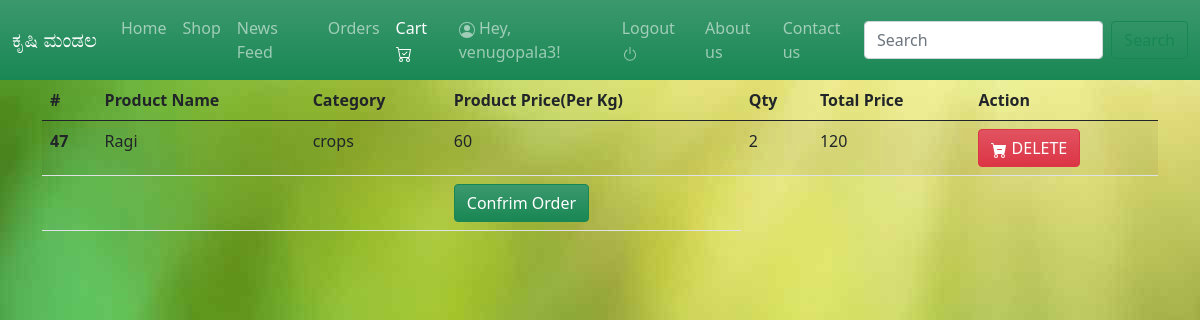
Page /cart (signed in) on the committed database.
### tables this page shows
CREATE TABLE "farmer" (
	"Name"	TEXT,
	"Age"	INTEGER,
	"Gender"	NUMERIC,
	"PhoneNumber"	TEXT,
	"AadharNumber"	TEXT,
	"Address"	TEXT,
	"District"	TEXT,
	"State"	TEXT,
	"Pincode"	INTEGER,
	"FarmCategory"	TEXT,
	"id"	INTEGER,
	"nameb"	TEXT,
	"accno"	INTEGER,
	"bankName"	TEXT,
	"ifsccode"	TEXT,
	"username"	TEXT,
	"password"	TEXT,
	"role"	TEXT,
	"type"	TEXT,
	PRIMARY KEY("id" AUTOINCREMENT)
);

CREATE TABLE "carts" (
	"id"	INTEGER,
	"pid"	INTEGER,
	"qty"	INTEGER,
	"uid"	INTEGER,
	"fid"	INTEGER,
	PRIMARY KEY("id" AUTOINCREMENT)
);

CREATE TABLE "products" (
	"Id"	INTEGER,
	"pname"	TEXT,
	"price"	INTEGER,
	"image"	BLOB,
	"details"	TEXT,
	"category"	TEXT,
	PRIMARY KEY("Id" AUTOINCREMENT)
);

### app.py (the view)
@app.get("/cart", response_class=HTMLResponse)
def cart(request: Request):
    if not request.session.get('isLogin'):
        return RedirectResponse('/login', status_code=status.HTTP_302_FOUND)
    uid = request.session.get('uid')
    con = sqlite3.connect("Myapp.db")
    con.row_factory = sqlite3.Row
    cur = con.cursor()
    cur.execute("SELECT *,c.id as cid from farmer u,carts c, products p where  u.id=c.uid and c.pid=p.id and c.uid =? ", [uid])
    items = cur.fetchall()
    con.close
    return templates.TemplateResponse("/cart.html", {"request": request, "items": items})

### templates/cart.html (shortened to what this page needs)
<!doctype html>
<html lang="en">
  <head>
    <link href="https://cdn.jsdelivr.net/npm/bootstrap@5.0.2/dist/css/bootstrap.min.css" rel="stylesheet">
  </head>
  <body class="bg">
    <nav class="navbar navbar-expand-lg navbar-dark bg-success bg-gradient">
        <div class="container-fluid">
          <a class="navbar-brand" href="#">ಕೃಷಿ ಮಂಡಲ</a>
          <div class="collapse navbar-collapse" id="navbarSupportedContent">
            <ul class="navbar-nav me-auto mb-2 mb-lg-0">
              <li class="nav-item">
                <a class="nav-link " href="/">Home</a>
              </li>
              <li class="nav-item">
                <a class="nav-link "href="/Products">Shop
                </a>
              </li>
              {% if request.session.get('isLogin') %}
              <li class="nav-item ">
                <a class="nav-link" href="/newsfeed">News Feed</a>
               </li>
               <li class="nav-item">
                <a class="nav-link" href="/orders">Orders</a>
            </li>
            <li class="nav-item">
              <a class="nav-link active" aria-current="page" href="/cart">Cart </a>
          </li>
              <li class="nav-item">
                <a class="nav-link" href="#">  Hey, {{request.session.get('username')}}!</a>
            </li>
            <li class="nav-item">
                <a class="nav-link" href="/logout">Logout <svg xmlns="http://www.w3.org/2000/svg" width="16" height="16" fill="currentColor" class="bi bi-power" viewBox="0 0 16 16">
                  <path d="M7.5 1v7h1V1h-1z"/>
                  <path d="M3 8.812a4.999 4.999 0 0 1 2.578-4.375l-.485-.874A6 6 0 1 0 11 3.616l-.501.865A5 5 0 1 1 3 8.812z"/>
                </svg></a>
            </li>
              {% endif %}
              <li class="nav-item">
                <a class="nav-link" href="#">About us</a>
              </li>
              <li class="nav-item">
                <a class="nav-link" href="/contactus">Contact us</a>
              </li>
            </ul>
            <form class="d-flex">
              <input class="form-control me-2" type="search" placeholder="Search" aria-label="Search">
              <button class="btn btn-outline-success" type="submit">Search</button>
            </form>
          </div>
        </div>
      </nav>
<div class="container">
    {% if items|length > 0 %}
    <table class="table table-striped">
        <thead>
        <tr>
            <th scope="col">#</th>
            <th scope="col">Product Name</th>
            <th scope="col">Category</th>
            <th scope="col">Product Price(Per Kg)</th>
            <th scope="col">Qty</th>
            <th scope="col">Total Price</th>
            <th scope="col">Action</th>
        </tr>
        </thead>
        <tbody>
        {% for item in items %}
        <tr>
            <th scope="row">{{item.cid}}</th>
            <td>{{item.pname}}</td>
            <td>{{item.category}}</td>
            <td>{{item.price}}</td>
            <td>{{item.qty}}</td>
            <td>{{ item.qty | int * item.price | int}}</td>
            <td><a href="/deletecart/{{item.cid}}" class="btn btn-danger bg-gradient"> DELETE</a></td>
        </tr>
        {% endfor %}
         <tr>
            <th scope="row"></th>
            <td></td>
            <td></td>
            <td><a href="/confrim" class="btn btn-success bg-gradient">Confrim Order</a></td>
        </tr>
        </tbody>
    </table>
    {% else %}
    <h5 class="text-center">No Items in Cart</h5>
    {% endif %}
  </body>
</html>

### templates/cart.html (style rules this page uses)
.bg { background: url("../static/images/grassbg.jpg"); object-fit: cover; }

### rows in the picture
farmer: session.get "venugopala3", cid "47", pname "Ragi", category "crops", price "60", qty "2", item.qty|int*item.price|int "120"
